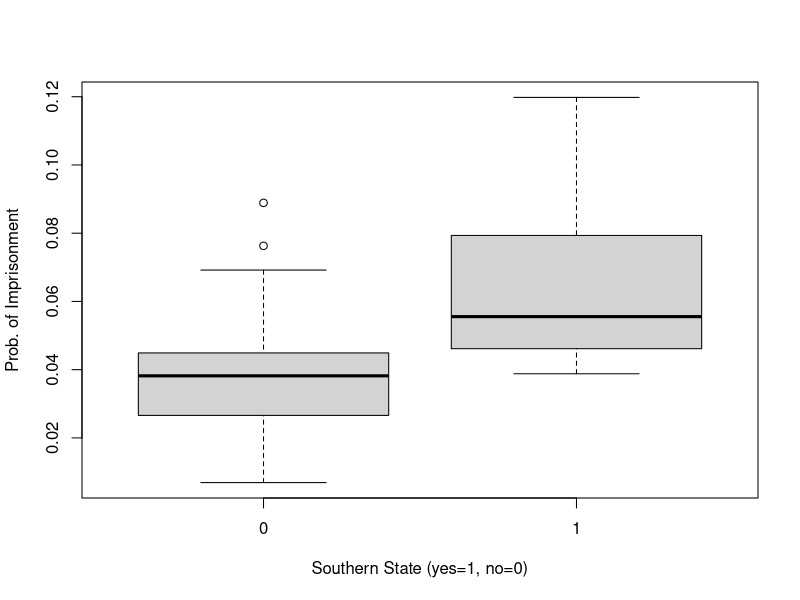
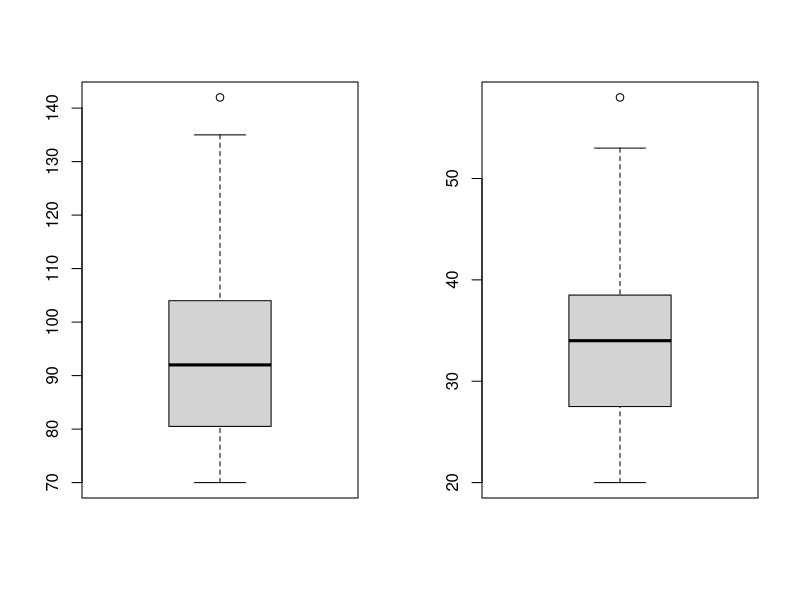

Here is the R script that generated these plots, in order:
## ------------------------------------------------------------------------
library(MASS)
library(psych)

attach(UScrime)
View(UScrime)

## ------------------------------------------------------------------------
table(So)

## ------------------------------------------------------------------------
summary(Prob)

## ------------------------------------------------------------------------
boxplot(Prob ~ So, data=UScrime, 
        xlab="Southern State (yes=1, no=0)", ylab="Prob. of Imprisonment")

## ------------------------------------------------------------------------
aggregate(UScrime$Prob, by=list(UScrime$So), FUN=mean)

## ------------------------------------------------------------------------
t.test(Prob ~ So, data=UScrime)

## ------------------------------------------------------------------------
describe(U1)
describe(U2)

## ------------------------------------------------------------------------
par(mfrow=c(1,2))
boxplot(U1, data=UScrime)
boxplot(U2, data=UScrime)

## ------------------------------------------------------------------------
t.test(U1, U2, paired=TRUE)

